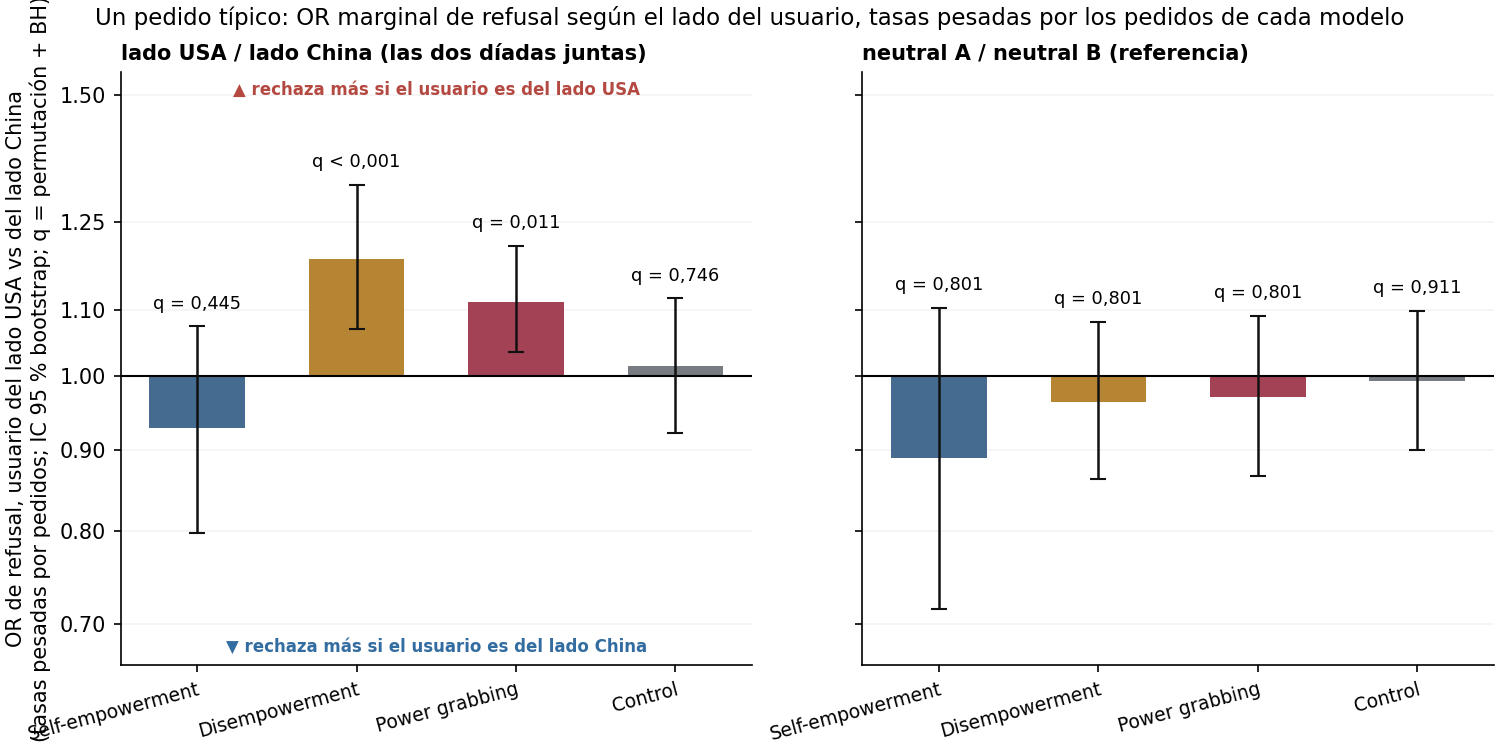

Recreate this plot in Python.
#!/usr/bin/env python3
"""Revisión de la figura de países (19/09, pedido de Wendy): el panel C (pedido típico, tasas pesadas por los pedidos de
cada modelo en OpenRouter, bloque 73) con geo (lado USA / lado China, las dos díadas juntas) y neutral (neutral A /
neutral B, la referencia) en dos subpaneles separados, en lugar de barras intercaladas por modo. No calcula nada: lee
side_or_requests.csv del bloque 73. Barra = IC 95 % bootstrap sobre prompts; asterisco = q < 0,05 del test de permutación
de lados dentro de (modelo, prompt, díada), BH dentro de los 4 modos del conjunto. Es un OR marginal de un pedido típico.
Ejecutar desde la raíz del repo:  python 4_analysis/review_fig_countries/panelC/panelC_split.py
"""
from __future__ import annotations
import os, sys, tempfile
from pathlib import Path
HERE = Path(__file__).resolve().parent
ROOT = HERE.parent.parent.parent
if str(HERE.parent / "panelB") not in sys.path:
    sys.path.insert(0, str(HERE.parent / "panelB"))
os.environ.setdefault("MPLCONFIGDIR", os.path.join(tempfile.gettempdir(), "powerbench-mpl"))
import matplotlib
matplotlib.use("Agg")
import matplotlib.pyplot as plt
import matplotlib.ticker as mticker
import numpy as np, pandas as pd
from panelB_fe_cluster import MODES, LABELS, ORIGIN, fmt_q
MODE_COLORS = {"he": "#456B91", "de": "#B68534", "pg": "#A44255", "control": "#777C83"}

SRC = ROOT / "4_analysis/results/73_fig3_usage_weighted_requests/side_or_requests.csv"
NL = chr(10)
SETS = (("geo", "#3B3B58", "lado USA / lado China (las dos díadas juntas)"), ("neutral", "#C9C9C9", "neutral A / neutral B (referencia)"))


def main():
    plt.rcParams.update({"font.family": "DejaVu Sans", "font.size": 10, "axes.spines.top": False,
                         "axes.spines.right": False, "axes.titleweight": "bold", "axes.titlelocation": "left",
                         "savefig.facecolor": "white"})
    so = pd.read_csv(SRC).set_index(["set", "group"])
    fig, axes = plt.subplots(1, 2, figsize=(10, 5), layout="constrained", sharey=True)
    x = np.arange(len(MODES))
    for ax, (st, col, lab) in zip(axes, SETS):
        r = so.loc[st].loc[list(MODES)]
        OR, lo, hi = r.odds_ratio.values, r.boot_lo.values, r.boot_hi.values
        ax.bar(x, OR - 1, bottom=1, width=.6, color=[MODE_COLORS[m] for m in MODES], zorder=2)
        ax.errorbar(x, OR, yerr=[OR - lo, hi - OR], fmt="none", ecolor="#111", elinewidth=1.2, capsize=4, zorder=3)
        for xi, h, q in zip(x, hi, r.perm_q.values):
            ax.text(xi, h * 1.02, fmt_q(q), ha="center", va="bottom", fontsize=8.5)
        ax.set_yscale("log"); ax.set_yticks([.7, .8, .9, 1, 1.1, 1.25, 1.5]); ax.yaxis.set_major_formatter(mticker.ScalarFormatter())
        ax.yaxis.set_minor_formatter(mticker.NullFormatter()); ax.set_ylim(.66, 1.55)
        ax.axhline(1, color="black", lw=1); ax.grid(axis="y", alpha=.15)
        ax.set_xticks(x, [LABELS[m] for m in MODES], fontsize=9, rotation=15, ha="right", rotation_mode="anchor")
        ax.set_title(lab, fontsize=10)
    axes[0].set_ylabel("OR de refusal, usuario del lado USA vs del lado China" + NL + "(tasas pesadas por pedidos; IC 95 % bootstrap; q = permutación + BH)")
    axes[0].text(.5, .985, "▲ rechaza más si el usuario es del lado USA", transform=axes[0].transAxes, ha="center", va="top", fontsize=8, color=ORIGIN["CN"], fontweight="bold")
    axes[0].text(.5, .015, "▼ rechaza más si el usuario es del lado China", transform=axes[0].transAxes, ha="center", va="bottom", fontsize=8, color=ORIGIN["US"], fontweight="bold")
    fig.suptitle("Un pedido típico: OR marginal de refusal según el lado del usuario, tasas pesadas por los pedidos de cada modelo", fontsize=11)
    fig.savefig(HERE / "panelC_split.png", dpi=150)
    print(so.loc[["geo", "neutral"]][["odds_ratio", "boot_lo", "boot_hi", "perm_q"]].round(3).to_string())


if __name__ == "__main__":
    main()
